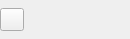
<?xml version="1.0" encoding="UTF-8"?>
<ui version="4.0">
 <class>PatternButtonGroup</class>
 <widget class="QWidget" name="PatternButtonGroup">
  <property name="geometry">
   <rect>
    <x>0</x>
    <y>0</y>
    <width>130</width>
    <height>39</height>
   </rect>
  </property>
  <property name="windowTitle">
   <string>Form</string>
  </property>
  <layout class="QHBoxLayout" name="horizontalLayout">
   <property name="spacing">
    <number>9</number>
   </property>
   <property name="leftMargin">
    <number>0</number>
   </property>
   <property name="topMargin">
    <number>0</number>
   </property>
   <property name="rightMargin">
    <number>0</number>
   </property>
   <property name="bottomMargin">
    <number>0</number>
   </property>
   <item>
    <widget class="QToolButton" name="toolButton_play">
     <property name="styleSheet">
      <string notr="true">QToolButton[state=&quot;play&quot;]
{
	border: 0px;
	border-image: url(:/ptz/ptz/patrolBegin_gray.png);
}
QToolButton[state=&quot;play&quot;]:hover
{
	border-image: url(:/ptz/ptz/play_hover.png);
}
QToolButton[state=&quot;play&quot;]:pressed
{
	border-image: url(:/ptz/ptz/patrolBegin_gray.png);
}
QToolButton[state=&quot;stop&quot;]
{
	border: 0px;
	border-image: url(:/ptz/ptz/patrolStop_gray.png);
}
QToolButton[state=&quot;stop&quot;]:hover
{
border-image: url(:/ptz/ptz/patrolStop_hover.png);
}
QToolButton[state=&quot;stop&quot;]:pressed
{
	border-image: url(:/ptz/ptz/patrolStop_gray.png);
}
QToolButton:disabled
{
	border-image: none;
}</string>
     </property>
     <property name="text">
      <string/>
     </property>
     <property name="state" stdset="0">
      <string>play</string>
     </property>
    </widget>
   </item>
   <item>
    <widget class="QToolButton" name="toolButton_record">
     <property name="styleSheet">
      <string notr="true">QToolButton
{
	border: 0px;
	border-image: url(:/ptz/ptz/patternRecord_gray.png);
}
QToolButton:hover
{
border-image: url(:/ptz/ptz/patternRecord_hover.png);
}
QToolButton:pressed
{
	border-image: url(:/ptz/ptz/patternRecord_gray.png);
}
QToolButton:checked
{
border-image: url(:/ptz/ptz/patternRecord_hover.png);
}
QToolButton:disabled
{
	border-image: none;
}</string>
     </property>
     <property name="text">
      <string/>
     </property>
     <property name="checkable">
      <bool>true</bool>
     </property>
    </widget>
   </item>
   <item>
    <widget class="QToolButton" name="toolButton_delete">
     <property name="styleSheet">
      <string notr="true">QToolButton
{
	border: 0px;
	border-image: url(:/ptz/ptz/patrolDelete_gray.png);
}
QToolButton:hover
{
	border-image: url(:/ptz/ptz/delete_hover.png);
}
QToolButton:pressed
{
	border-image: url(:/ptz/ptz/patrolDelete_gray.png);
}
QToolButton:disabled
{
	border-image: none;
}</string>
     </property>
     <property name="text">
      <string/>
     </property>
    </widget>
   </item>
   <item>
    <spacer name="horizontalSpacer">
     <property name="orientation">
      <enum>Qt::Horizontal</enum>
     </property>
     <property name="sizeHint" stdset="0">
      <size>
       <width>40</width>
       <height>20</height>
      </size>
     </property>
    </spacer>
   </item>
  </layout>
 </widget>
 <resources/>
 <connections/>
</ui>
